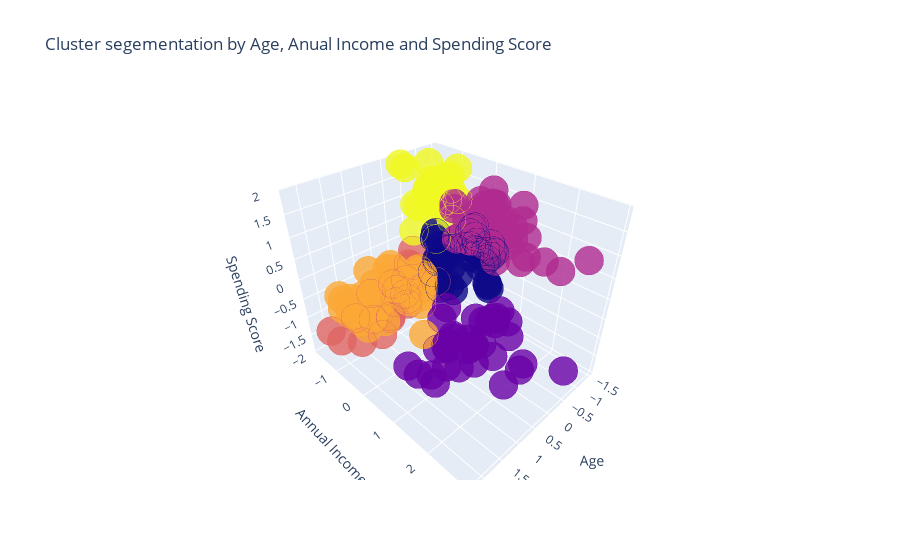

This figure's notebook cell:
### Code cell
# Visualize the clusters
trace = go.Scatter3d( 
    x = segmentation3[:,0], 
    y = segmentation3[:,1],  
    z = segmentation3[:,2], 
    mode = "markers",
    marker = dict( 
    color=label_3, 
    size=10,
    line=dict( 
    color=label_3,
    width=12),      
    opacity=0.8
    )
   
)


data = [trace]
layout = go.Layout(
    title= 'Cluster segementation by Age, Anual Income and Spending Score',
    scene = dict(
            xaxis = dict(title  = 'Age'),
            yaxis = dict(title  = 'Annual Income'),
            zaxis = dict(title  = 'Spending Score')
        )
)
fig = go.Figure(data=data, layout=layout)


py.offline.iplot(fig)

### Figure 1 — Plotly figure (JSON) as saved in the notebook; plotly's stock layout.template omitted (floating-point values rounded to 4 significant figures; data arrays with more than 128 entries replaced by an {"elided": "..."} marker saying what was removed)
{"data": [{"marker": {"color": {"elided": "200 int values"}, "line": {"color": {"elided": "200 int values"}, "width": 12}, "opacity": 0.8, "size": 10}, "mode": "markers", "type": "scatter3d", "x": {"elided": "200 float values"}, "y": {"elided": "200 float values"}, "z": {"elided": "200 float values"}}], "layout": {"scene": {"xaxis": {"title": {"text": "Age"}}, "yaxis": {"title": {"text": "Annual Income"}}, "zaxis": {"title": {"text": "Spending Score"}}}, "title": {"text": "Cluster segementation by Age, Anual Income and Spending Score"}}}
